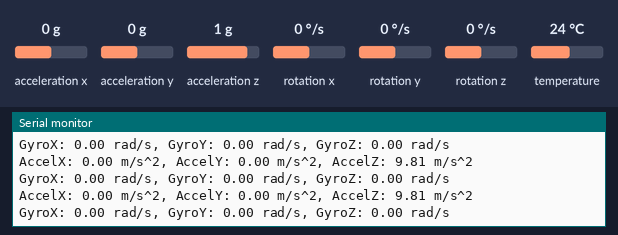
Recording of a sketch running on a simulated Arduino Leonardo, built with avr-gcc and run on an emulated ATmega32U4. Shown: the last lines printed to the serial monitor. The test bench sets the inputs (shaded band); at power-on: acceleration x 0 g, acceleration y 0 g, acceleration z 1 g, rotation x 0 °/s, rotation y 0 °/s, rotation z 0 °/s, temperature 24 °C.

Above: at 2.2 s.
2.3 s: acceleration x set to -1.4 g
At 3.0 s:
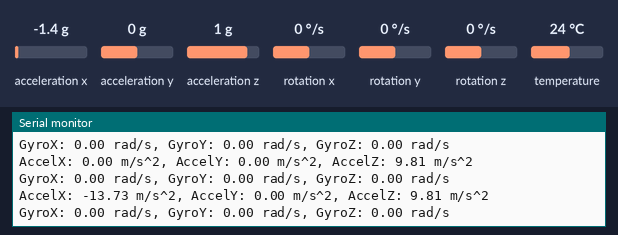
3.8 s: acceleration y set to -1.4 g
At 4.5 s:
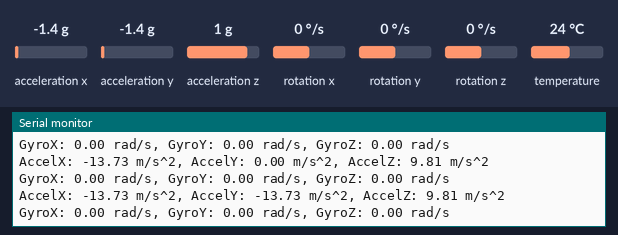
5.3 s: acceleration z set to -1.4 g
At 6.0 s:
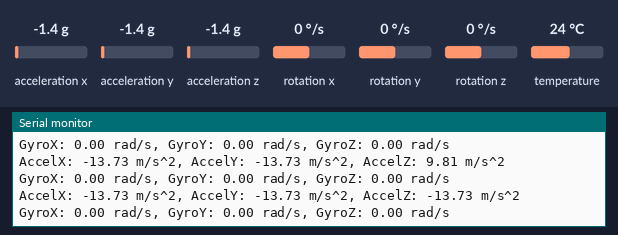
6.8 s: rotation x set to -192 °/s
At 7.5 s:
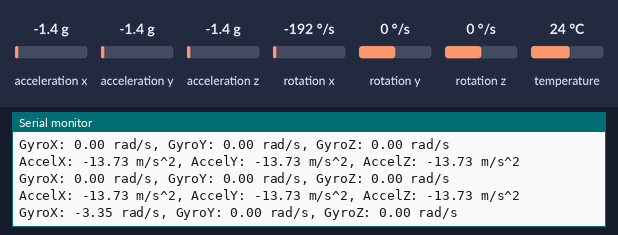
8.3 s: rotation y set to -192 °/s
At 9.0 s:
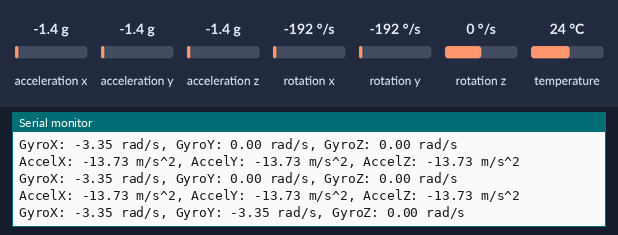

Measured:
- after the input at 2.3 s, the serial monitor: prints a new line after 0.24 s (image 1)
- after the input at 3.8 s, the serial monitor: prints a new line after 0.26 s (image 2)
- after the input at 5.3 s, the serial monitor: prints a new line after 0.28 s (image 3)
- after the input at 6.8 s, the serial monitor: prints a new line after 0.30 s (image 4)
- after the input at 8.3 s, the serial monitor: prints a new line after 0.33 s (image 5)

The sketch:

gyro_ard.ino
```cpp
#include <Wire.h>
#include <Adafruit_MPU6050.h>
#include <Adafruit_Sensor.h>

// MPU6050 sensör nesnesini oluştur
Adafruit_MPU6050 mpu;

float acc_x = 0.0;
float acc_y = 0.0;
float acc_z = 0.0;

float gyro_x = 0.0;
float gyro_y = 0.0;
float gyro_z = 0.0;

void setup() {
  Serial.begin(9600);
  Wire.begin(8); // I2C adresini belirle
  Wire.onRequest(requestEvent);
  while (!Serial)
    delay(10); // will pause Zero, Leonardo, etc until serial console opens

  Serial.println("MPU6050 test!");

  // MPU6050 sensörünü başlat
  if (!mpu.begin()) {
    Serial.println("Failed to find MPU6050 chip");
    while (1) {
      delay(10);
    }
  }
  Serial.println("MPU6050 Found!");

  // Sensörü ayarla
  mpu.setAccelerometerRange(MPU6050_RANGE_2_G);  // İvmeölçerin aralığı ±2g
  mpu.setGyroRange(MPU6050_RANGE_250_DEG);       // Jiroskopun aralığı ±250°/s
  mpu.setFilterBandwidth(MPU6050_BAND_21_HZ);    // Düşük geçiş filtresi 21 Hz

  delay(1000);  // Sensörün başlatılması için kısa bir bekleme
}

void loop() {
  sensors_event_t a, g, temp;
  mpu.getEvent(&a, &g, &temp);

  // İvme verilerini yazdır
  Serial.print("AccelX: ");
  Serial.print(a.acceleration.x);
  Serial.print(" m/s^2, ");
  Serial.print("AccelY: ");
  Serial.print(a.acceleration.y);
  Serial.print(" m/s^2, ");
  Serial.print("AccelZ: ");
  Serial.print(a.acceleration.z);
  Serial.println(" m/s^2");

  // Jiroskop verilerini yazdır
  Serial.print("GyroX: ");
  Serial.print(g.gyro.x);
  Serial.print(" rad/s, ");
  Serial.print("GyroY: ");
  Serial.print(g.gyro.y);
  Serial.print(" rad/s, ");
  Serial.print("GyroZ: ");
  Serial.print(g.gyro.z);
  Serial.println(" rad/s");

  acc_x = a.acceleration.x;
  acc_y = a.acceleration.y;
  acc_z = a.acceleration.z;

  gyro_x = g.gyro.x;
  gyro_y = g.gyro.y;
  gyro_z = g.gyro.z;

  delay(500);  // Verileri 500 ms aralıklarla güncelle
}
void requestEvent() {
  Wire.write((byte*)&acc_x, 4);
  Wire.write((byte*)&acc_y, 4);
  Wire.write((byte*)&acc_z, 4);
  Wire.write((byte*)&gyro_x, 4);
  Wire.write((byte*)&gyro_y, 4);
  Wire.write((byte*)&gyro_z, 4);
}
```
